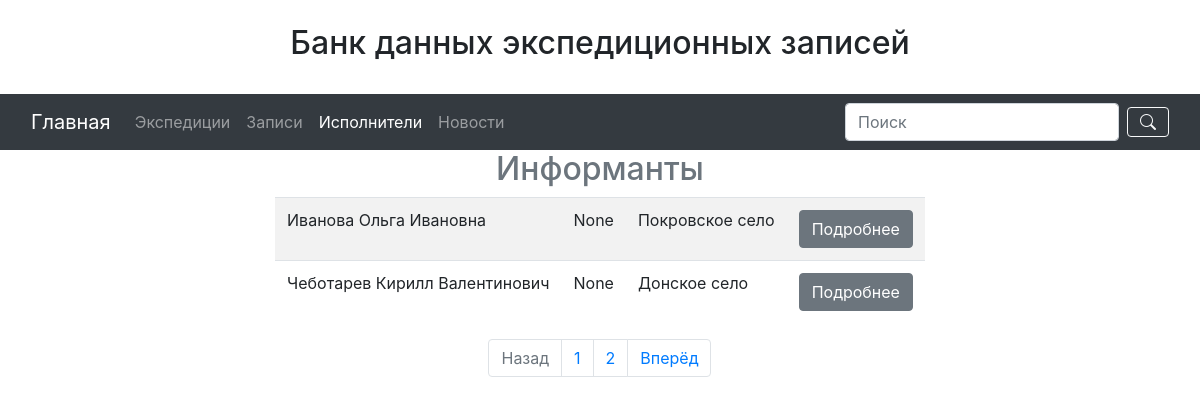
/informants/, run on an earlier commit of the app's database.
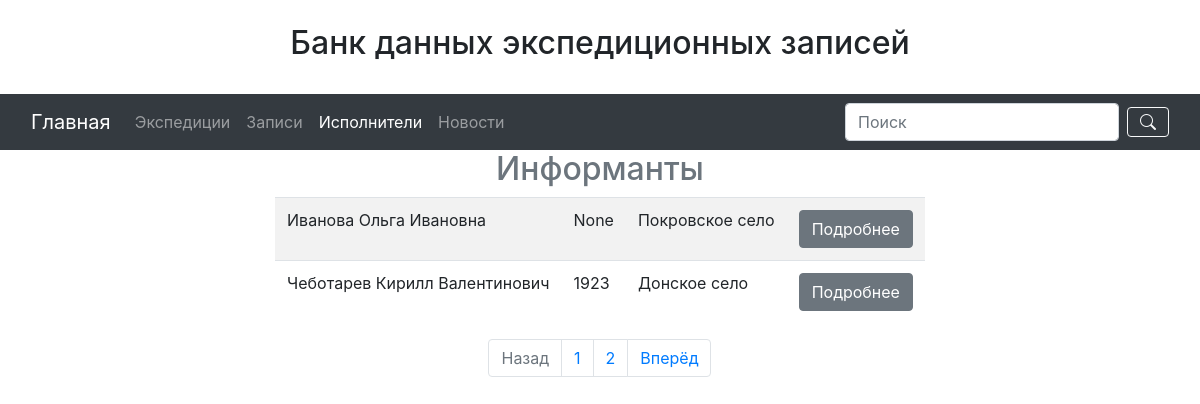
And on a later commit of the database.
### folklore_base/apps/base/models.py (models this page shows, shortened)
class Informant(models.Model):
    fio = models.CharField(max_length=50,
                           help_text='Фамилия Имя Отчество указывать полностью',
                           verbose_name='ФИО')
    date_of_birth = models.IntegerField(verbose_name='Год рождения',
                                     blank=True,
                                     null=True,
                                     help_text='Указывать только год рождения. Точную дату при необходимости добавить в "Дополнительно"')
    place_of_residence = models.ForeignKey(Naspunkt,
                                           on_delete=models.DO_NOTHING,
                                           verbose_name='Место проживания')
    img_informant = models.ImageField(upload_to='informants/',
                                      blank=True,
                                      null=True,
                                      verbose_name='Фотография исполнителя')
    info_informant = models.TextField(verbose_name='Дополнительная информация',
                                      help_text='Здесь можно добавить такие сведения как: '
                                      'девичья фамилия, '
                                      'место рождения, '
                                      'год переезда, '
                                      'точная дата рождения, '
                                      'дата смерти, '
                                      'контактная информация',
                                      blank=True)
    class Meta:
        verbose_name = 'Информант'
        verbose_name_plural = 'Информанты'

class Naspunkt(models.Model):
    rajon_naspunkt = models.ForeignKey(Rajon, on_delete=models.DO_NOTHING,
                                 verbose_name='Район')
    naspunkt_name = models.CharField(max_length=30,
                                     help_text='Населённый пункт',
                                     verbose_name='Населённый пункт')
    class Meta:
        verbose_name = 'Населённый пункт'
        verbose_name_plural = '04 Населенные пункты'
    def __str__(self):
        return self.naspunkt_name

### folklore_base/apps/base/views.py (the view)
# urls.py: path('informants/', informants, name = 'informants'),
def informants(request):
    search_query = request.GET.get('search', '')
    if search_query:
        inf = Informant.objects.filter(fio__icontains=search_query)
    else:
        inf = Informant.objects.all()
    context = pagegenerator(inf, 2, request)
    return render(request, 'informants.html', context)

### folklore_base/apps/base/views.py (called while the page is built)
def pagegenerator(namemodel, number, request):
    paginator = Paginator(namemodel, number)
    page_number = request.GET.get('page', 1)
    page = paginator.get_page(page_number)
    is_paginated = page.has_other_pages()
    if page.has_previous():
        prev_url = '?page={}'.format(page.previous_page_number())
    else:
        prev_url = ''
    if page.has_next():
        next_url = '?page={}'.format(page.next_page_number())
    else:
        next_url = ''
    context = { 'model': page,
                'is_paginated': is_paginated,
                'next_url': next_url,
                'prev_url': prev_url
    }
    return context

### folklore_base/apps/base/templates/informants.html (shortened to what this page needs)
{% extends 'base.html' %}
{% block content %}
<h2 class="text-center text-muted">Информанты</h2>
<div class="row justify-content-center">
  <div class="col-auto">
<table class="table table-striped">
{% for i in model %}
<tr>
<td>{{i.fio}}</td>
<td>{{i.date_of_birth}}</td>
<td>{{i.place_of_residence}}</td>
<td><a href="{{i.id}}" class="btn btn-secondary">Подробнее</a></td>
</tr>
{% endfor %}
</table>
{% include 'pagination.html' %}
</div>
</div>
{% endblock %}

What changed in the data, as far as the page shows it:
changed Informant "Чеботарев Кирилл Валентинович": date_of_birth "None" → "1923"
